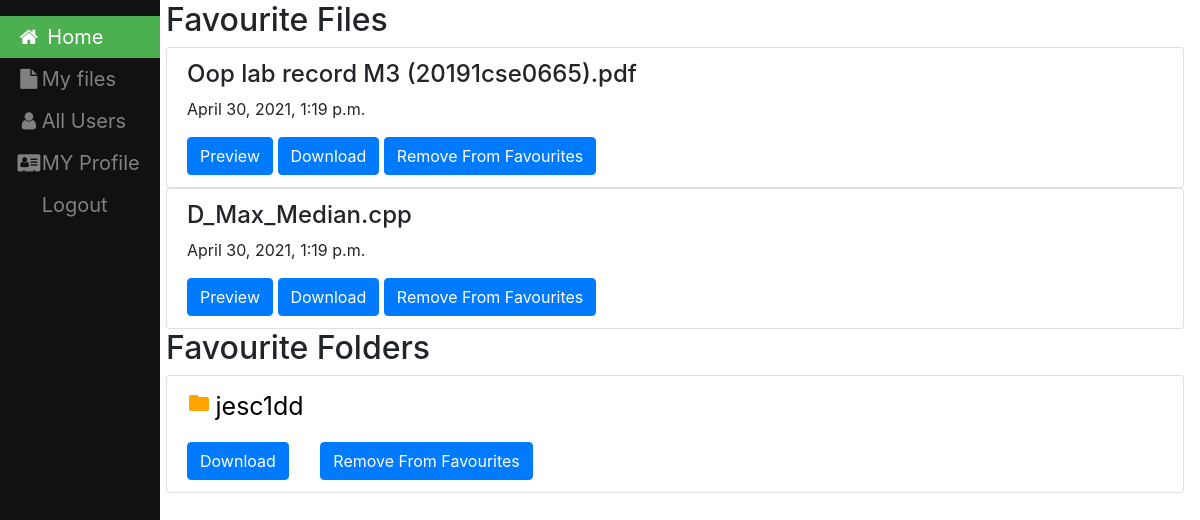
Screenshot of /home1 (signed in) with the database file from the repository.
### filesharing/models.py (models this page shows, shortened)
class File(models.Model):
    name = models.CharField(max_length=100,null=True,blank=True)
    file=models.FileField(upload_to=user_directory_path);
    created_on = models.DateTimeField(auto_now_add=True)
    user = models.ForeignKey(User,on_delete=models.CASCADE, default=None)
    folder=models.ForeignKey(Folder,null=True,on_delete=models.CASCADE,blank=True)
    isprivate = models.BooleanField(default=False)

class Folder(models.Model):
    name=models.CharField(max_length=100,null=True,blank=True)
    user=models.ForeignKey(User,on_delete=models.CASCADE, default=None)
    linkedfolder=models.ForeignKey("self",null=True,on_delete=models.CASCADE,blank=True)
    def __str__(self):
        return  self.name

### filesharing/views.py (the view)
# urls.py: path('home1',views.home1,name='home1'),
def home1(request):
    try:
     f=fav.objects.filter(user=request.user)
     files=f
     fi=[]
     fold=[]
     for i in range(len(files)):
        if  files[i].sfile :
         fi.append(files[i].sfile.id)
        elif files[i].sfolder :
          fold.append(files[i].sfolder.id)
     fo=[]
     folder=[]
     for i in range(len(fi)):
         fo.append(File.objects.get(pk=fi[i]))
     for i in range(len(fold)):
         folder.append(Folder.objects.get(pk=fold[i]))
     ofo=[]
     ufo=[]
     for i in range(len(folder)):
         temp=folder[i]
         if  temp.user==request.user:
             ufo.append(folder[i])
         else:
              ofo.append(folder[i])
     context = {'folders': ofo,'files':fo,'ufolders':ufo}
    except File.DoesNotExist and Folder.DoesNotExist:
     files=None
     folders=None
    return render(request, 'filesharing/home1.html', context)

### templates/filesharing/home1.html (shortened to what this page needs)
{% load static %}
<!DOCTYPE html>
<html lang="en" dir="ltr">
  <head>
    <link rel="stylesheet" type="text/css" href="{%  static "css/styles.css" %}"/>
    <link rel="stylesheet" href="https://cdnjs.cloudflare.com/ajax/libs/font-awesome/4.7.0/css/font-awesome.min.css">
    <link rel="stylesheet" href="https://maxcdn.bootstrapcdn.com/bootstrap/4.0.0/css/bootstrap.min.css">
  </head>
<body>
<div   class="sidebar">
  <a class="active" href="home1"><i class="fa fa-fw fa-home"></i> Home</a>
  <a href="My_Files"><i class="fa fa-fw fa-file"></i>My files</a>
  <a href="allusers"><i class="fa fa-fw fa-user"></i>All Users</a>
  <a href="createdprofile"><i class="fa fa-fw fa-address-card"></i>MY Profile</a>
  <a href="logout">Logout</a>
 </div>
<div class="content">
  <div class="list-group">
  {%  if files  %}
  <h2>Favourite Files</h2>
  {% endif %}
  {% for file in files %}
        <div class="list-group">
             <div class="list-group-item">
                 <h4 class="list-group-item-text">{{ file.name}}</h4>
                  <p class="list-group-item-text">{{ file.created_on}}</p>
                <td> <a class="list-group-item-text" href="{{ file.file.url }}" target="_blank"><button type="button" class="btn btn-primary">Preview</button> </a> </td>
                 <a class="list-group-item-text" href="{{ file.file.url }}" target="_blank" download><button type="button" class="btn btn-primary">Download</button></a>
                 <a class="list-group-item-text" href="{% url 'filesharing:removestar' file.pk  %}" ><button type="button" class="btn btn-primary">Remove From Favourites</button></a>
             </div>
        </div>
 {% endfor %}
 </div>
 <div class="list-group">
{% if folders or ufolders %}
 <h2>Favourite Folders</h2>
{% endif %}
{% for f in folders %}
        <div class="list-group">
             <div class="list-group-item">
                 <i class="material-icons"  style="color: orange" >
                 </i>
                 <a  style="font-size:25px;color:black" href="{% url 'filesharing:detail' f.id %}" > {{ f }} </a><br>
                 <a class="list-group-item-text" href="{% url 'filesharing:download_folder' f.id %}" target="_blank" download><button type="button" class="btn btn-primary">Download</button></a>&nbsp;&nbsp;&nbsp;&nbsp;&nbsp;&nbsp;
                 <a class="list-group-item-text" href="{% url 'filesharing:removestarfolder' f.id %}" ><button type="button" class="btn btn-primary">Remove From Favourites</button></a>
          </div>
        </div>
 {% endfor %}
 </div>
</body>
</html>

### static/css/styles.css (style rules this page uses)
.sidebar { height: 100%; width: 160px; position: fixed; z-index: 1; top: 0; left: 0; background-color: #111; overflow-x: hidden; padding-top: 16px; }
.sidebar a { padding: 6px 8px 6px 16px; text-decoration: none; font-size: 20px; color: #818181; display: block; }
.sidebar a.active { background-color: #4CAF50; color: white; }
div.content { margin-left: 150px; padding: 1px 16px; height: 2000px; }

### rows the page displays
File: name "Oop lab record M3 (20191cse0665).pdf", created_on "April 30, 2021, 1:19 p.m."
File: name "D_Max_Median.cpp", created_on "April 30, 2021, 1:19 p.m."
Folder: name "jesc1dd"
